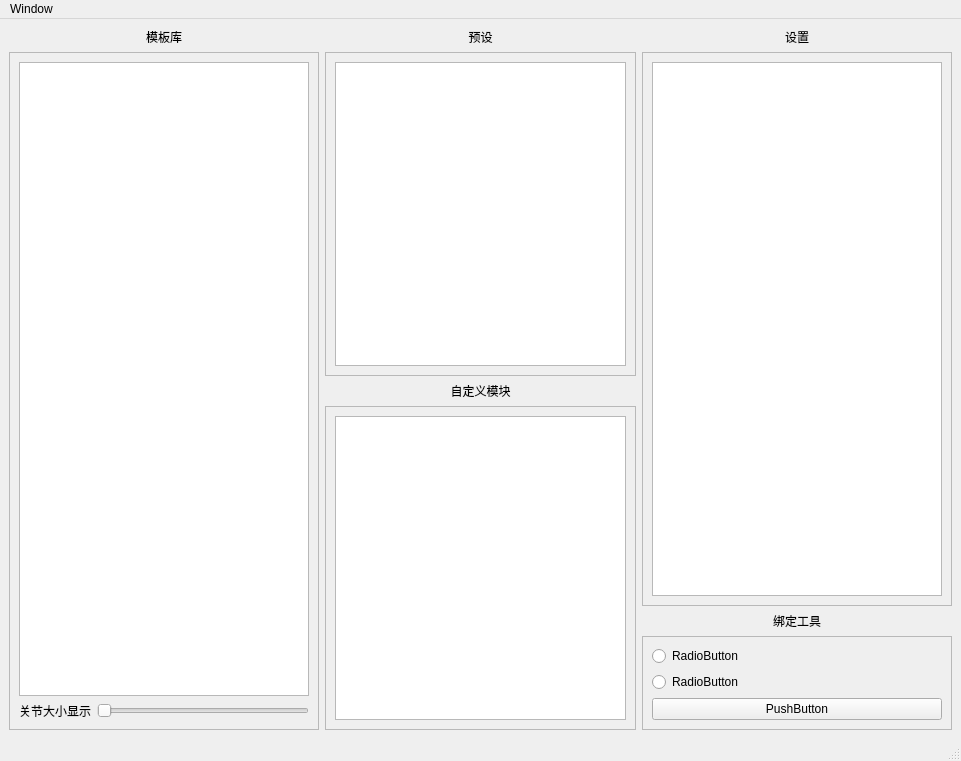
<?xml version="1.0" encoding="UTF-8"?>
<ui version="4.0">
 <class>MainWindow</class>
 <widget class="QMainWindow" name="MainWindow">
  <property name="geometry">
   <rect>
    <x>0</x>
    <y>0</y>
    <width>961</width>
    <height>761</height>
   </rect>
  </property>
  <property name="windowTitle">
   <string>MuZi_BindingSystem</string>
  </property>
  <widget class="QWidget" name="centralwidget">
   <layout class="QGridLayout" name="gridLayout">
    <item row="0" column="0">
     <layout class="QHBoxLayout" name="horizontalLayout">
      <item>
       <layout class="QVBoxLayout" name="proxy_layout">
        <item>
         <widget class="QLabel" name="proxy_label">
          <property name="enabled">
           <bool>true</bool>
          </property>
          <property name="sizePolicy">
           <sizepolicy hsizetype="Preferred" vsizetype="Preferred">
            <horstretch>0</horstretch>
            <verstretch>0</verstretch>
           </sizepolicy>
          </property>
          <property name="sizeIncrement">
           <size>
            <width>0</width>
            <height>0</height>
           </size>
          </property>
          <property name="contextMenuPolicy">
           <enum>Qt::DefaultContextMenu</enum>
          </property>
          <property name="layoutDirection">
           <enum>Qt::LeftToRight</enum>
          </property>
          <property name="text">
           <string>模板库</string>
          </property>
          <property name="alignment">
           <set>Qt::AlignCenter</set>
          </property>
         </widget>
        </item>
        <item>
         <widget class="QScrollArea" name="scrollArea">
          <property name="widgetResizable">
           <bool>true</bool>
          </property>
          <widget class="QWidget" name="scrollAreaWidgetContents">
           <property name="geometry">
            <rect>
             <x>0</x>
             <y>0</y>
             <width>306</width>
             <height>674</height>
            </rect>
           </property>
           <layout class="QGridLayout" name="gridLayout_2">
            <item row="0" column="0">
             <widget class="QListView" name="proxy_view"/>
            </item>
            <item row="1" column="0">
             <layout class="QHBoxLayout" name="horizontalLayout_2">
              <item>
               <widget class="QLabel" name="jointRadius_label">
                <property name="text">
                 <string>关节大小显示</string>
                </property>
               </widget>
              </item>
              <item>
               <widget class="QSlider" name="jointRadius_Slider">
                <property name="contextMenuPolicy">
                 <enum>Qt::DefaultContextMenu</enum>
                </property>
                <property name="layoutDirection">
                 <enum>Qt::LeftToRight</enum>
                </property>
                <property name="minimum">
                 <number>1</number>
                </property>
                <property name="maximum">
                 <number>50</number>
                </property>
                <property name="orientation">
                 <enum>Qt::Horizontal</enum>
                </property>
               </widget>
              </item>
             </layout>
            </item>
           </layout>
          </widget>
         </widget>
        </item>
       </layout>
      </item>
      <item>
       <layout class="QVBoxLayout" name="verticalLayout_3">
        <item>
         <layout class="QVBoxLayout" name="preset_layout">
          <item>
           <widget class="QLabel" name="label">
            <property name="text">
             <string>预设</string>
            </property>
            <property name="alignment">
             <set>Qt::AlignCenter</set>
            </property>
           </widget>
          </item>
          <item>
           <widget class="QScrollArea" name="scrollArea_2">
            <property name="widgetResizable">
             <bool>true</bool>
            </property>
            <widget class="QWidget" name="scrollAreaWidgetContents_5">
             <property name="geometry">
              <rect>
               <x>0</x>
               <y>0</y>
               <width>303</width>
               <height>322</height>
              </rect>
             </property>
             <layout class="QGridLayout" name="gridLayout_5">
              <item row="0" column="0">
               <widget class="QListView" name="listView_2"/>
              </item>
             </layout>
            </widget>
           </widget>
          </item>
         </layout>
        </item>
        <item>
         <layout class="QVBoxLayout" name="custom_layout">
          <item>
           <widget class="QLabel" name="custom_label">
            <property name="text">
             <string>自定义模块</string>
            </property>
            <property name="alignment">
             <set>Qt::AlignCenter</set>
            </property>
           </widget>
          </item>
          <item>
           <widget class="QScrollArea" name="scrollArea_3">
            <property name="widgetResizable">
             <bool>true</bool>
            </property>
            <widget class="QWidget" name="scrollAreaWidgetContents_3">
             <property name="geometry">
              <rect>
               <x>0</x>
               <y>0</y>
               <width>303</width>
               <height>322</height>
              </rect>
             </property>
             <layout class="QGridLayout" name="gridLayout_4">
              <item row="0" column="0">
               <widget class="QListView" name="listView_3"/>
              </item>
             </layout>
            </widget>
           </widget>
          </item>
         </layout>
        </item>
       </layout>
      </item>
      <item>
       <layout class="QVBoxLayout" name="setting_layout">
        <item>
         <layout class="QVBoxLayout" name="verticalLayout_4">
          <item>
           <widget class="QLabel" name="label_3">
            <property name="text">
             <string>设置</string>
            </property>
            <property name="alignment">
             <set>Qt::AlignCenter</set>
            </property>
           </widget>
          </item>
          <item>
           <widget class="QScrollArea" name="scrollArea_5">
            <property name="widgetResizable">
             <bool>true</bool>
            </property>
            <widget class="QWidget" name="scrollAreaWidgetContents_6">
             <property name="geometry">
              <rect>
               <x>0</x>
               <y>0</y>
               <width>304</width>
               <height>559</height>
              </rect>
             </property>
             <layout class="QGridLayout" name="gridLayout_6">
              <item row="0" column="0">
               <widget class="QListView" name="listView_4"/>
              </item>
             </layout>
            </widget>
           </widget>
          </item>
         </layout>
        </item>
        <item>
         <layout class="QVBoxLayout" name="verticalLayout">
          <item>
           <widget class="QLabel" name="label_2">
            <property name="text">
             <string>绑定工具</string>
            </property>
            <property name="alignment">
             <set>Qt::AlignCenter</set>
            </property>
           </widget>
          </item>
          <item>
           <widget class="QScrollArea" name="scrollArea_4">
            <property name="sizePolicy">
             <sizepolicy hsizetype="Expanding" vsizetype="Preferred">
              <horstretch>0</horstretch>
              <verstretch>0</verstretch>
             </sizepolicy>
            </property>
            <property name="widgetResizable">
             <bool>true</bool>
            </property>
            <widget class="QWidget" name="scrollAreaWidgetContents_4">
             <property name="geometry">
              <rect>
               <x>0</x>
               <y>0</y>
               <width>304</width>
               <height>85</height>
              </rect>
             </property>
             <layout class="QGridLayout" name="gridLayout_3">
              <item row="1" column="0">
               <widget class="QRadioButton" name="radioButton_2">
                <property name="text">
                 <string>RadioButton</string>
                </property>
               </widget>
              </item>
              <item row="2" column="0">
               <widget class="QPushButton" name="pushButton">
                <property name="text">
                 <string>PushButton</string>
                </property>
               </widget>
              </item>
              <item row="0" column="0">
               <widget class="QRadioButton" name="radioButton">
                <property name="text">
                 <string>RadioButton</string>
                </property>
               </widget>
              </item>
             </layout>
            </widget>
           </widget>
          </item>
         </layout>
        </item>
       </layout>
      </item>
     </layout>
    </item>
   </layout>
  </widget>
  <widget class="QMenuBar" name="menubar">
   <property name="geometry">
    <rect>
     <x>0</x>
     <y>0</y>
     <width>961</width>
     <height>23</height>
    </rect>
   </property>
   <widget class="QMenu" name="menuWindow">
    <property name="title">
     <string>Window</string>
    </property>
    <addaction name="actionRefersh"/>
   </widget>
   <addaction name="menuWindow"/>
  </widget>
  <widget class="QStatusBar" name="statusbar"/>
  <action name="actionRefersh">
   <property name="text">
    <string>refersh</string>
   </property>
  </action>
 </widget>
 <resources/>
 <connections/>
</ui>
